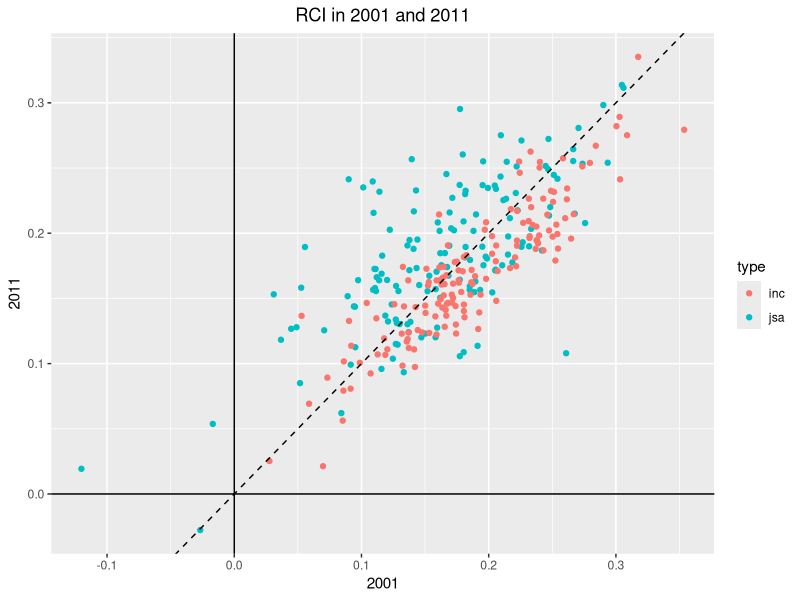

This chart was generated by the following R code: (Note: this script raises an error after producing the figure.)
# 

library(tidyverse)
library(gridExtra)

##  Load in data
inequal.tab <-
  read.csv('Working analysis files/Duncan index results table.csv')

inequal.tab %>% head

##  Graphs
geo1 <- 
  ggplot(data = inequal.tab, aes(x = geo04, y = geo10, colour = type)) + geom_point() +
  geom_abline(slope = 1, intercept = 0, linetype = 'dashed') +
  geom_hline(yintercept = 0) + geom_vline(xintercept = 0) +
  theme(plot.title = element_text(hjust = 0.5)) +
  ylab('2011') + xlab('2001') +
  ggtitle('RCI in 2001 and 2011')

rci2
geo2 <- 
  ggplot(data = inequal.tab, aes(x = log(total.pop), y = geodiff, colour = type)) + 
  geom_point() + geom_smooth(alpha = 0.2) + 
  theme(plot.title = element_text(hjust = 0.5)) +
  ylab('Change in RCI') + xlab('Population (log)')+
  ggtitle('RCI change by population (loess curve)') +
  geom_abline(slope = 1, intercept = 0, linetype = 'dashed')

rci.toptemp <- rci.res[order(-1 * rci.res$pop)[1:10], ]
rci.topten <- data.frame(ttwa = factor(rci.toptemp$ttwa, 
                                       levels = rci.toptemp$ttwa),
                         rci = c(rci.toptemp$rci01.50., rci.toptemp$rci11.50.),
                         lo.rci = c(rci.toptemp$rci01.2.5., rci.toptemp$rci11.2.5.),
                         hi.rci = c(rci.toptemp$rci01.97.5., rci.toptemp$rci11.97.5.),
                         year = c(rep('2001', 10), rep('2011', 10)))

rci3 <- ggplot(data = rci.topten, aes(x = ttwa, y = rci, fill = year)) + 
  geom_bar(stat='identity', position=position_dodge()) +
  geom_errorbar(data = rci.topten, 
                aes(x = ttwa, ymin = lo.rci, ymax = hi.rci),
                alpha = 0.5,
                position=position_dodge()) +
  theme(axis.text.x = element_text(angle = 15, hjust = 1, size = 8),
        plot.title = element_text(hjust = 0.5),
        legend.position = c(0.1, 0.9),
        legend.background = element_rect(fill="transparent"),
        legend.title = element_blank(),
        legend.direction = 'horizontal') +
  ylab('RCI') + 
  xlab('')+
  ggtitle('RCI for most populated TTWAs with 95% credible intervals') 

grid.arrange(rci3, rci1, rci2, 
             layout_matrix = rbind(c(1, 1),
                                   c(2, 3))
)

##  Graph 3

rci1 <- 
  ggplot(data = inequal.tab, aes(x = rci01, y = rci11, colour = type)) + geom_point() +
  geom_abline(slope = 1, intercept = 0, linetype = 'dashed') +
  geom_hline(yintercept = 0) + geom_vline(xintercept = 0) +
  theme(plot.title = element_text(hjust = 0.5)) +
  ylab('2011') + xlab('2001') +
  ggtitle('RCI in 2001 and 2011')

rci2
rci2 <- 
  ggplot(data = rci.gg, aes(x = log(total.pop), y = rcidiff, colour = type)) + 
  geom_point() + geom_smooth(alpha = 0.2) + 
  theme(plot.title = element_text(hjust = 0.5)) +
  ylab('Change in RCI') + xlab('Population (log)')+
  ggtitle('RCI change by population (loess curve)') +
  geom_abline(slope = 1, intercept = 0, linetype = 'dashed')
